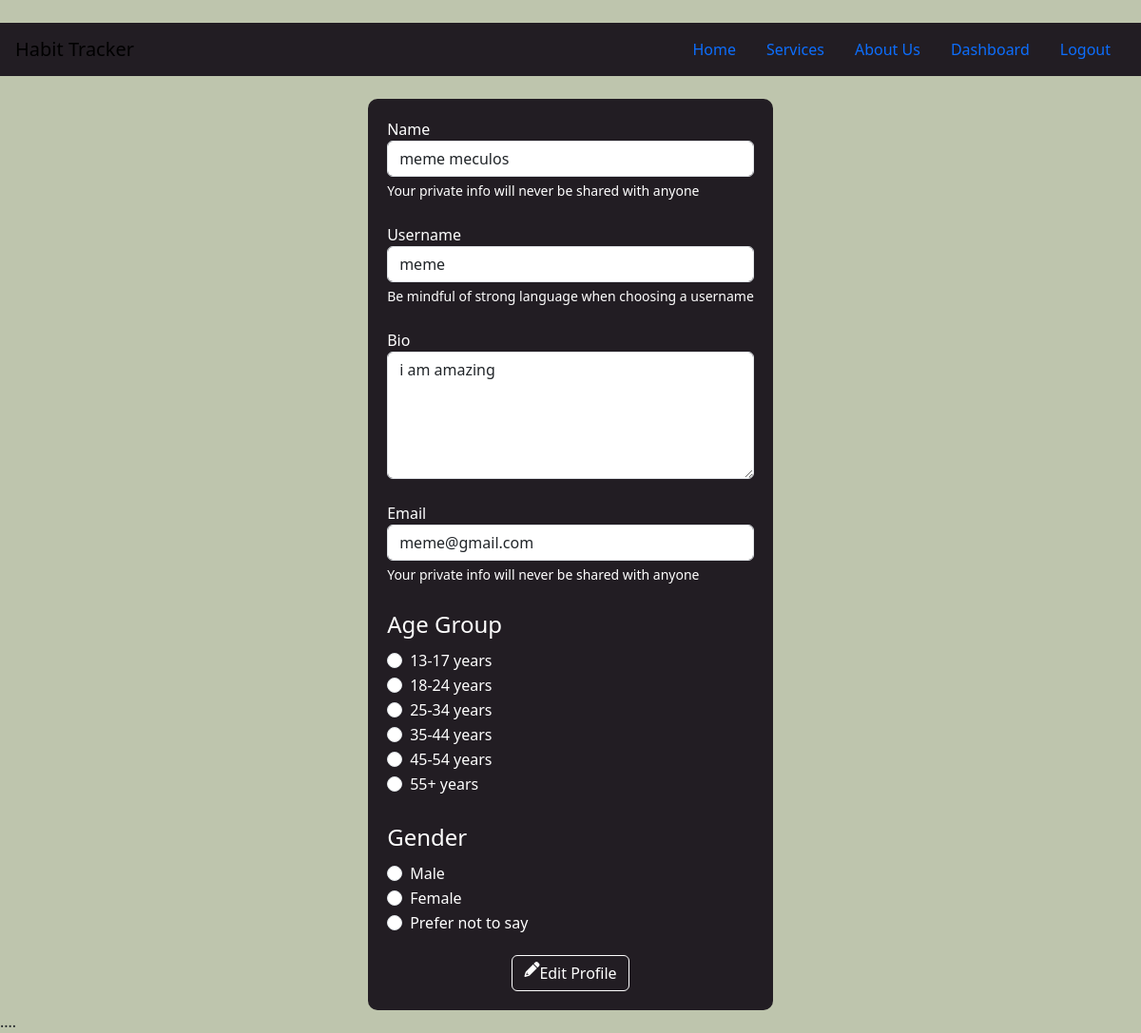
The page /habit_tracker/edit_profile/ (signed in) on the database its author committed.
### habit_tracker/models.py (models this page shows, shortened)
class CustomUser(AbstractUser):
    AGE_GROUP_CHOICES = [
        ("13-17", "13-17 years"),
        ("18-24", "18-24 years"),
        ("25-34", "25-34 years"),
        ("35-44", "35-44 years"),
        ("45-54", "45-54 years"),
        ("55+", "55+ years"),
    ]
    GENDER_CHOICES = [
        ("male", "Male"),
        ("female", "Female"),
        ("no gender", "Prefer not to say")
    ]
    age_group = models.CharField(max_length=10, choices=AGE_GROUP_CHOICES, null=True, blank=True)
    gender = models.CharField(max_length=20, choices=GENDER_CHOICES, blank=True, null=True)
    real_name = models.CharField(max_length=150)
    user_bio = models.TextField(max_length=200, null=True, blank=True, default="No bio yet")
    points = models.IntegerField(default=0)
    profile_picture = models.ImageField(
        upload_to='profile_pictures/',
        null=True,
        blank=True,
        default='profile_pictures/default.jpeg'
    )
    friends = models.ManyToManyField('self', blank=True, symmetrical=True)
    groups = models.ManyToManyField(
        "auth.Group",
        related_name="custom_user_groups",
        blank=True,
    )
    user_permissions = models.ManyToManyField(
        "auth.Permission",
        related_name="custom_user_permissions",
        blank=True,
    )

### habit_tracker/views.py (the view, shortened to what this page needs)
# urls.py: path("edit_profile/", views.edit_profile, name="edit_profile"),
def edit_profile(request):
    try:
        profile = CustomUser.objects.get(id=request.user.id)
    except CustomUser.DoesNotExist:
        return render(request, "habit_tracker/edit_profile.html", {
            "messages": ["User not found."],
        }, status=404)
    return render(request, "habit_tracker/edit_profile.html", {
        "profile": profile,
    })

### habit_tracker/templates/habit_tracker/edit_profile.html (shortened to what this page needs)
{% extends "habit_tracker/layout.html" %}
{% load static %}
{% block main %}
    <div>
        <form method="post" action="{% url 'edit_profile' %}" class="mx-auto" autocomplete="off" id="editProfileForm">
            <div class="form-group">
                <label for="editname">Name</label>
                <input class="form-control" name="editrealname" value="{{ profile.real_name }}" autofocus autocomplete="realname" id="editname" aria-describedby="realnamehelp" type="text">
                <div id="realnamehelp" class="form-text" style="color: white";>
                    Your private info will never be shared with anyone
                </div>
            </div>
            <div class="form-group mt-4">
                <label for="editusername">Username</label>
                <input class="form-control" name="editusername" value="{{ profile.username }}" autocomplete="new-username" id="editusername" aria-describedby="usernamehelp" type="text">
                <div id="usernamehelp" class="form-text" style="color: white;">
                    Be mindful of strong language when choosing a username
                </div>
            </div>
            <div class="form-group mt-4">
                <label for="editbio">Bio</label>
                <textarea class="form-control" autocomplete="off" name="editbio" id="editbio" rows="5">{{ profile.user_bio }}</textarea>
            </div>
            <div class="form-group mt-4">
                <label for="editemail">Email</label>
                <input class="form-control" name="editemail" value="{{ profile.email }}" autocomplete="off" id="editemail" aria-describedby="emailhelp" type="email">
                <div id="emailhelp" class="form-text" style="color: white;">
                    Your private info will never be shared with anyone
                </div>
            </div>
            <fieldset class="mt-4">
                <legend>Age Group</legend>
                <div class="form-check">
                    <input class="form-check-input" type="radio" name="edit_age_group" id="ageGroup1" value="13-17">
                    <label class="form-check-label" for="ageGroup1">
                      13-17 years
                    </label>
                </div>
                <div class="form-check">
                  <input class="form-check-input" type="radio" name="edit_age_group" id="ageGroup2" value="18-24">
                  <label class="form-check-label" for="ageGroup2">
                    18-24 years
                  </label>
                </div>
                <div class="form-check">
                  <input class="form-check-input" type="radio" name="edit_age_group" id="ageGroup3" value="25-34">
                  <label class="form-check-label" for="ageGroup3">
                    25-34 years
                  </label>
                </div>
                <div class="form-check">
                  <input class="form-check-input" type="radio" name="edit_age_group" id="ageGroup4" value="35-44">
                  <label class="form-check-label" for="ageGroup4">
                    35-44 years
                  </label>
                </div>
                <div class="form-check">
                  <input class="form-check-input" type="radio" name="edit_age_group" id="ageGroup5" value="45-54">
                  <label class="form-check-label" for="ageGroup5">
                    45-54 years
                  </label>
                </div>
                <div class="form-check">
                  <input class="form-check-input" type="radio" name="edit_age_group" id="ageGroup6" value="55+">
                  <label class="form-check-label" for="ageGroup6">
                    55+ years
                  </label>
                </div>
            </fieldset>
            <fieldset class="mt-4">
                <legend>Gender</legend>
                <div class="form-check">
                    <input class="form-check-input" type="radio" name="editgender" id="gender1" value="male">
                    <label class="form-check-label" for="gender1">Male</label>
                </div>
                <div class="form-check">
                    <input class="form-check-input" type="radio" name="editgender" id="gender2" value="female">
                    <label class="form-check-label" for="gender2">Female</label>
                </div>
                <div class="form-check">
                    <input class="form-check-input" type="radio" name="editgender" id="gender3" value="no gender">
                    <label class="form-check-label" for="gender3">Prefer not to say</label>
                </div>
            </fieldset>
            <div>
                <button class="btn btn-outline-primary d-flex mx-auto" type="submit" id="editButton">
                    <i class="fas fa-pencil-alt"></i>   Edit Profile
                </button>
            </div>
        </form>
    </div>
{% endblock %}

### habit_tracker/static/habit_tracker/styles.css (style rules this page uses)
body { background-color: #bec5ad !important; }
#registerForm, #editProfileForm { background-color: #221d23 !important; border-radius: 10px; padding: 20px; color: white; align-items: center; max-width: fit-content; }
#button2, #button3, #button4, #button5, #editButton { background-color: transparent; border-color: white; color: white; margin-left: 100px; margin-top: 20px; }

### rows shown on the page
CustomUser: editrealname "meme meculos", editusername "meme", editbio "i am amazing", editemail "meme@gmail.com"
